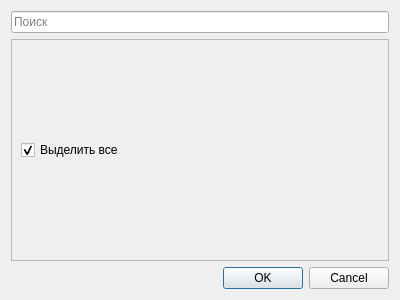
<?xml version="1.0" encoding="UTF-8"?>
<ui version="4.0">
 <class>Dialog</class>
 <widget class="QDialog" name="Dialog">
  <property name="geometry">
   <rect>
    <x>0</x>
    <y>0</y>
    <width>400</width>
    <height>300</height>
   </rect>
  </property>
  <property name="windowTitle">
   <string>Поиск</string>
  </property>
  <layout class="QVBoxLayout" name="verticalLayout">
   <item>
    <widget class="QLineEdit" name="line_edit_search">
     <property name="placeholderText">
      <string>Поиск</string>
     </property>
    </widget>
   </item>
   <item>
    <widget class="QScrollArea" name="scrollArea">
     <property name="widgetResizable">
      <bool>true</bool>
     </property>
     <widget class="QWidget" name="content">
      <property name="geometry">
       <rect>
        <x>0</x>
        <y>0</y>
        <width>380</width>
        <height>225</height>
       </rect>
      </property>
      <layout class="QVBoxLayout" name="content_layout">
       <item>
        <widget class="QCheckBox" name="check_box_all">
         <property name="text">
          <string>Выделить все</string>
         </property>
         <property name="checked">
          <bool>true</bool>
         </property>
        </widget>
       </item>
      </layout>
     </widget>
    </widget>
   </item>
   <item>
    <widget class="QDialogButtonBox" name="button_box">
     <property name="orientation">
      <enum>Qt::Horizontal</enum>
     </property>
     <property name="standardButtons">
      <set>QDialogButtonBox::Cancel|QDialogButtonBox::Ok</set>
     </property>
    </widget>
   </item>
  </layout>
 </widget>
 <resources/>
 <connections>
  <connection>
   <sender>button_box</sender>
   <signal>accepted()</signal>
   <receiver>Dialog</receiver>
   <slot>accept()</slot>
   <hints>
    <hint type="sourcelabel">
     <x>248</x>
     <y>254</y>
    </hint>
    <hint type="destinationlabel">
     <x>157</x>
     <y>274</y>
    </hint>
   </hints>
  </connection>
  <connection>
   <sender>button_box</sender>
   <signal>rejected()</signal>
   <receiver>Dialog</receiver>
   <slot>reject()</slot>
   <hints>
    <hint type="sourcelabel">
     <x>316</x>
     <y>260</y>
    </hint>
    <hint type="destinationlabel">
     <x>286</x>
     <y>274</y>
    </hint>
   </hints>
  </connection>
 </connections>
</ui>
